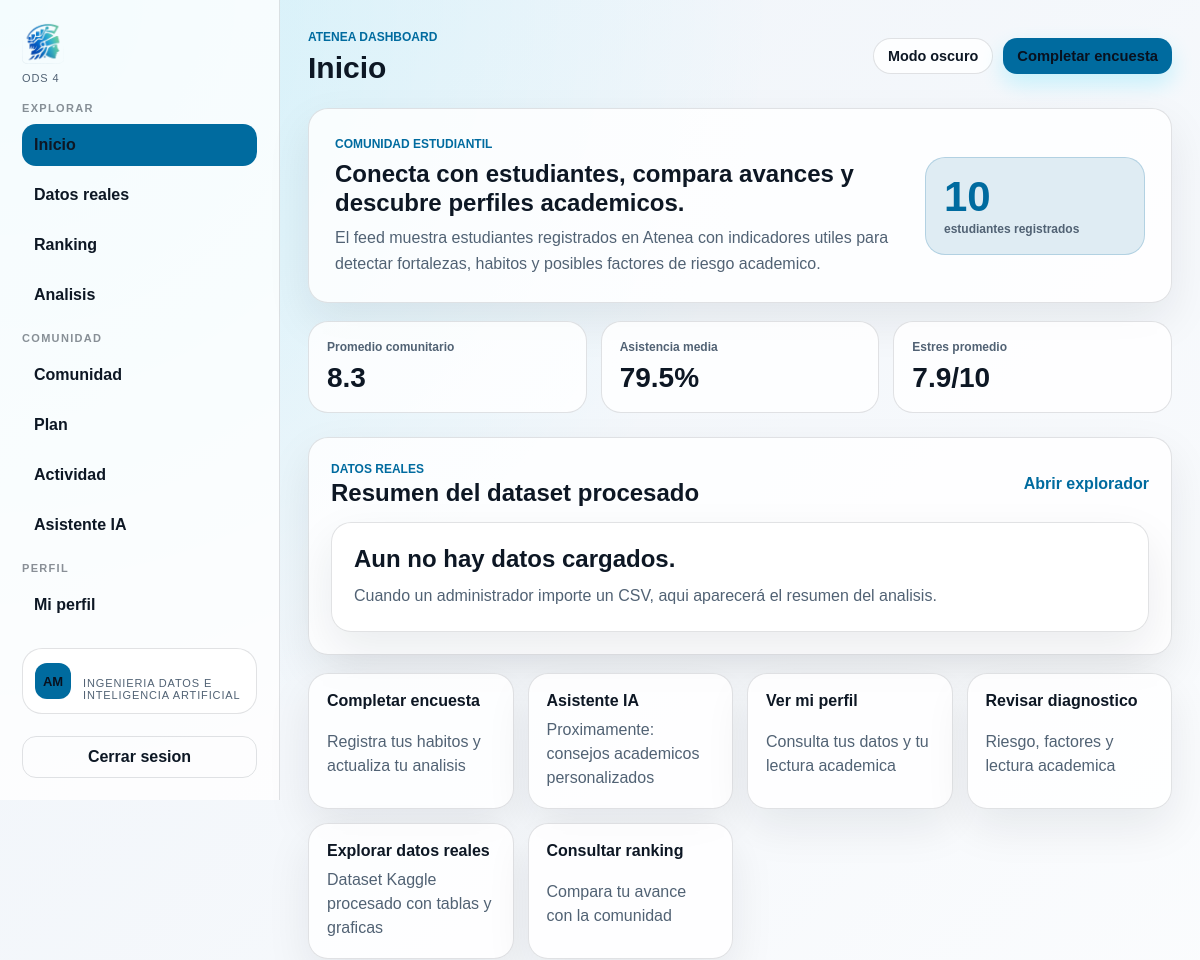
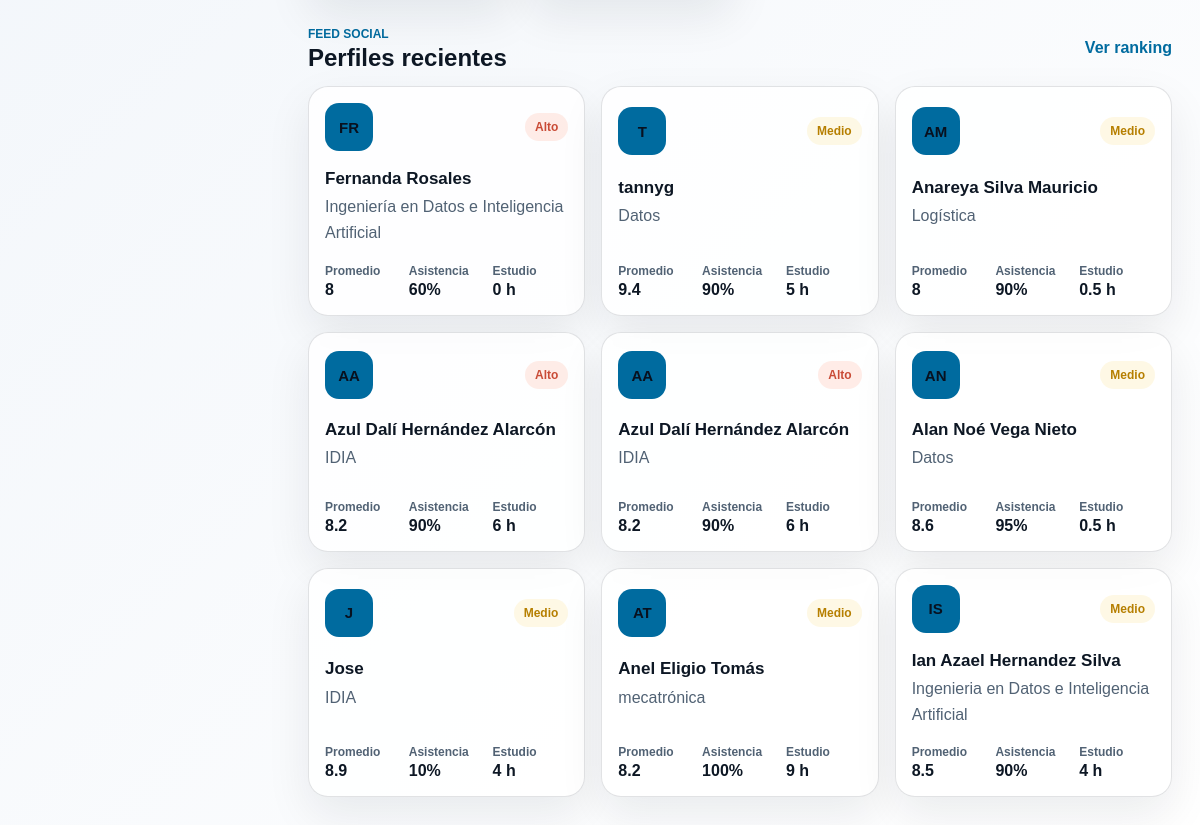
The app's page /PHP/dashboard.php (signed in), older data (2 pictures, top to bottom).
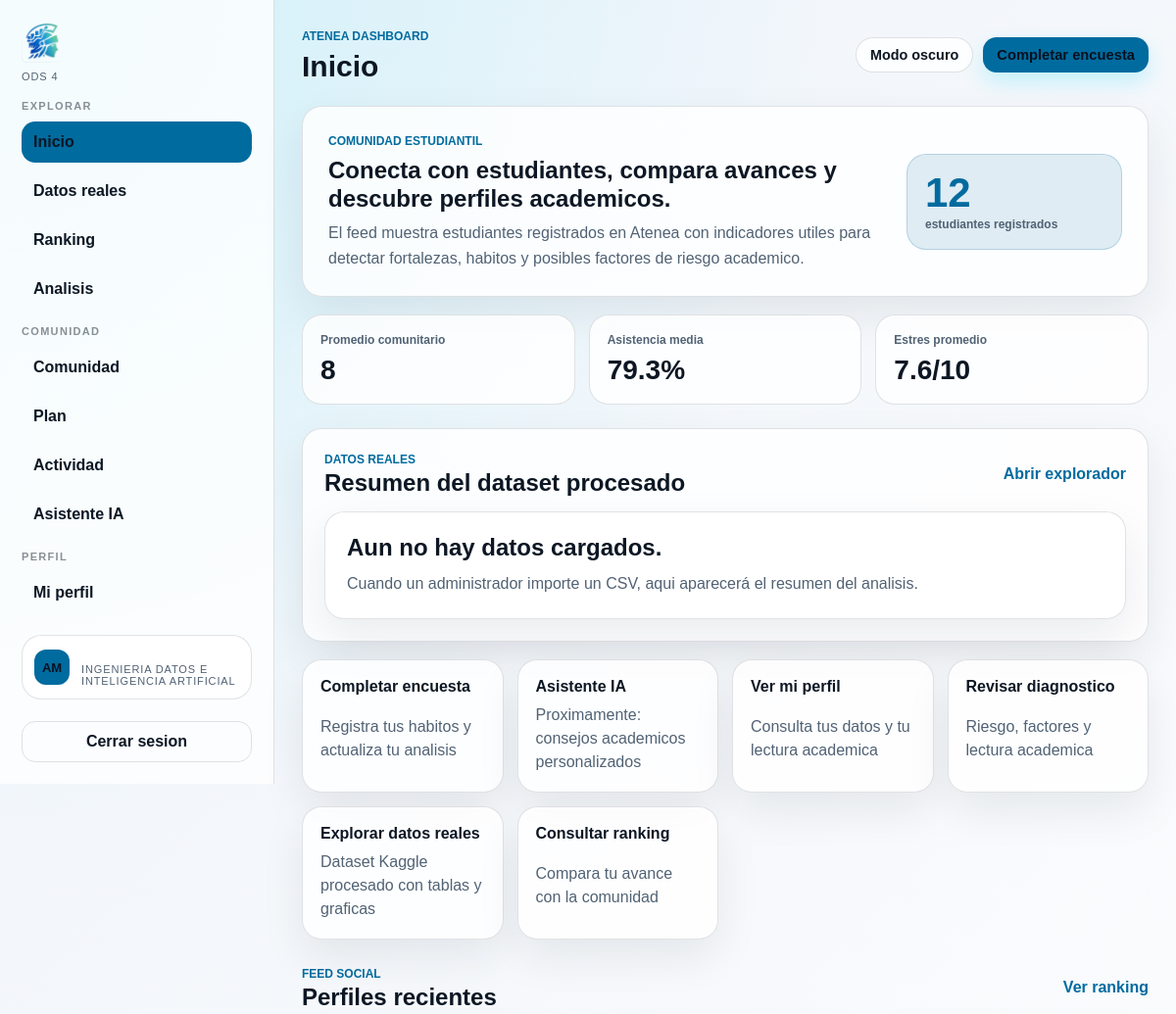
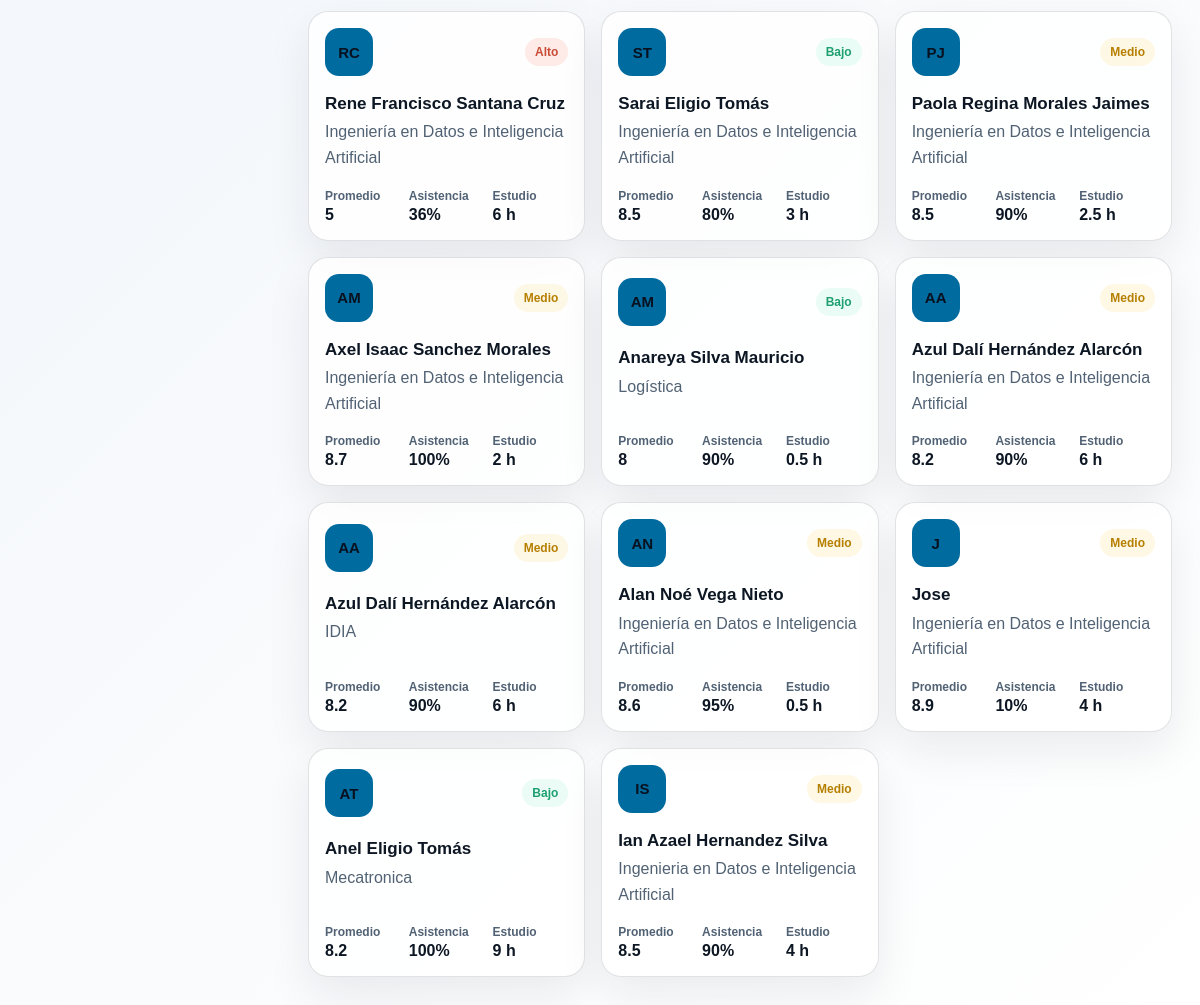
The same page, newer data (2 pictures, top to bottom).
### tables this page shows
CREATE TABLE `usuarios` (
  `id` int(11) NOT NULL,
  `nombre` varchar(100) NOT NULL,
  `correo` varchar(100) NOT NULL,
  `password` varchar(255) NOT NULL,
  `edad` int(11) DEFAULT NULL,
  `carrera` varchar(100) DEFAULT NULL,
  `fecha_registro` timestamp NOT NULL DEFAULT current_timestamp(),
  `rol` enum('usuario','admin') DEFAULT 'usuario',
  `estado` enum('activo','bloqueado') NOT NULL DEFAULT 'activo'
);

### PHP/dataset_service.php (called while the page is built, shortened)
<?php
function ateneaDatasetTableExists(mysqli $conn, string $table): bool
{
    $table = $conn->real_escape_string($table);
    $result = $conn->query("SHOW TABLES LIKE '{$table}'");
    return (bool) ($result && $result->num_rows > 0);
}
function ateneaDatasetColumnExists(mysqli $conn, string $table, string $column): bool
{
    if (!ateneaDatasetTableExists($conn, $table)) {
        return false;
    }
    $column = $conn->real_escape_string($column);
    $result = $conn->query("SHOW COLUMNS FROM `{$table}` LIKE '{$column}'");
    return (bool) ($result && $result->num_rows > 0);
}
function ateneaDatasetIndexExists(mysqli $conn, string $table, string $index): bool
{
    if (!ateneaDatasetTableExists($conn, $table)) {
        return false;
    }
    $index = $conn->real_escape_string($index);
    $result = $conn->query("SHOW INDEX FROM `{$table}` WHERE Key_name = '{$index}'");
    return (bool) ($result && $result->num_rows > 0);
}
function ateneaDatasetEnsureIndex(mysqli $conn, string $table, string $index, string $column): void
{
    if (!ateneaDatasetIndexExists($conn, $table, $index)) {
        $conn->query("ALTER TABLE `{$table}` ADD KEY `{$index}` (`{$column}`)");
    }
}
function ateneaDatasetEnsureSchema(mysqli $conn): void
{
    if (!ateneaDatasetTableExists($conn, "dataset_uploads")) {
        $conn->query("
            CREATE TABLE dataset_uploads (
                id int(11) NOT NULL AUTO_INCREMENT,
                nombre_original varchar(255) NOT NULL,
                archivo_guardado varchar(255) DEFAULT NULL,
                fuente varchar(100) DEFAULT 'Kaggle',
                filas_raw int(11) DEFAULT 0,
                filas_clean int(11) DEFAULT 0,
                estado enum('procesando','completado','error') NOT NULL DEFAULT 'procesando',
                mensaje text DEFAULT NULL,
                uploaded_by int(11) DEFAULT NULL,
                fecha_carga timestamp NOT NULL DEFAULT current_timestamp(),
                fecha_procesado datetime DEFAULT NULL,
                PRIMARY KEY (id),
                KEY uploaded_by (uploaded_by)
            ) ENGINE=InnoDB DEFAULT CHARSET=utf8mb4 COLLATE=utf8mb4_general_ci
        ");
    }
    if (!ateneaDatasetTableExists($conn, "dataset_estudiantes_raw")) {
        $conn->query("
            CREATE TABLE dataset_estudiantes_raw (
                id int(11) NOT NULL AUTO_INCREMENT,
                dataset_upload_id int(11) DEFAULT NULL,
                student_id varchar(20) DEFAULT NULL,
                age int(11) DEFAULT NULL,
                gender varchar(20) DEFAULT NULL,
                `class` int(11) DEFAULT NULL,
                study_hours_per_day decimal(4,2) DEFAULT NULL,
                attendance_percentage decimal(5,2) DEFAULT NULL,
                parental_education varchar(50) DEFAULT NULL,
                internet_access enum('Yes','No') DEFAULT NULL,
                extracurricular_activities enum('Yes','No') DEFAULT NULL,
                math_score int(11) DEFAULT NULL,
                science_score int(11) DEFAULT NULL,
                english_score int(11) DEFAULT NULL,
                previous_year_score decimal(5,2) DEFAULT NULL,
                final_percentage decimal(5,2) DEFAULT NULL,
                performance_level varchar(20) DEFAULT NULL,
                pass_fail varchar(10) DEFAULT NULL,
                fecha_carga timestamp NOT NULL DEFAULT current_timestamp(),
                PRIMARY KEY (id),
                KEY dataset_upload_id (dataset_upload_id)
            ) ENGINE=InnoDB DEFAULT CHARSET=utf8mb4 COLLATE=utf8mb4_general_ci
        ");
    }
    if (!ateneaDatasetTableExists($conn, "dataset_estudiantes_clean")) {
        $conn->query("
            CREATE TABLE dataset_estudiantes_clean (
                id int(11) NOT NULL AUTO_INCREMENT,
                dataset_upload_id int(11) DEFAULT NULL,
                student_id varchar(20) DEFAULT NULL,
                age int(11) DEFAULT NULL,
                gender varchar(20) DEFAULT NULL,
                `class` int(11) DEFAULT NULL,
                study_hours_per_day decimal(4,2) DEFAULT NULL,
                attendance_percentage decimal(5,2) DEFAULT NULL,
                parental_education varchar(50) DEFAULT NULL,
                internet_access tinyint(1) DEFAULT NULL,
                extracurricular_activities tinyint(1) DEFAULT NULL,
                math_score int(11) DEFAULT NULL,
                science_score int(11) DEFAULT NULL,
                english_score int(11) DEFAULT NULL,
                previous_year_score decimal(5,2) DEFAULT NULL,
                final_percentage decimal(5,2) DEFAULT NULL,
                performance_level varchar(20) DEFAULT NULL,
                pass_fail tinyint(1) DEFAULT NULL,
                promedio_materias decimal(5,2) DEFAULT NULL,
                fecha_procesado timestamp NOT NULL DEFAULT current_timestamp(),
                PRIMARY KEY (id),
                KEY dataset_upload_id (dataset_upload_id)
            ) ENGINE=InnoDB DEFAULT CHARSET=utf8mb4 COLLATE=utf8mb4_general_ci
        ");
    }
    if (!ateneaDatasetTableExists($conn, "dataset_analysis_results")) {
        $conn->query("
            CREATE TABLE dataset_analysis_results (
                id int(11) NOT NULL AUTO_INCREMENT,
                dataset_upload_id int(11) DEFAULT NULL,
                total_students int(11) DEFAULT NULL,
                promedio_general decimal(5,2) DEFAULT NULL,
                porcentaje_aprobados decimal(5,2) DEFAULT NULL,
                porcentaje_reprobados decimal(5,2) DEFAULT NULL,
                promedio_matematicas decimal(5,2) DEFAULT NULL,
                promedio_ciencias decimal(5,2) DEFAULT NULL,
                promedio_ingles decimal(5,2) DEFAULT NULL,
                correlacion_estudio_desempeno decimal(6,4) DEFAULT NULL,
                correlacion_asistencia_desempeno decimal(6,4) DEFAULT NULL,
                fecha_analisis timestamp NOT NULL DEFAULT current_timestamp(),
                PRIMARY KEY (id),
                KEY dataset_upload_id (dataset_upload_id)
            ) ENGINE=InnoDB DEFAULT CHARSET=utf8mb4 COLLATE=utf8mb4_general_ci
        ");
    }
    foreach (["dataset_estudiantes_raw", "dataset_estudiantes_clean", "dataset_analysis_results"] as $table) {
        if (!ateneaDatasetColumnExists($conn, $table, "dataset_upload_id")) {
            $conn->query("ALTER TABLE `{$table}` ADD COLUMN dataset_upload_id int(11) DEFAULT NULL AFTER id");
        }
        ateneaDatasetEnsureIndex($conn, $table, "dataset_upload_id", "dataset_upload_id");
    }
    if (!ateneaDatasetColumnExists($conn, "dataset_estudiantes_clean", "class")) {
        $conn->query("ALTER TABLE `dataset_estudiantes_clean` ADD COLUMN `class` int(11) DEFAULT NULL AFTER gender");
    }
}
function ateneaDatasetFetchAll(mysqli $conn, string $sql, string $types = "", array $params = []): array
{
    $stmt = $conn->prepare($sql);
    $stmt->execute();
    $result = $stmt->get_result();
    $rows = [];
    return $rows;
}
function ateneaDatasetFetchOne(mysqli $conn, string $sql, string $types = "", array $params = []): ?array
{
    $rows = ateneaDatasetFetchAll($conn, $sql, $types, $params);
    return $rows[0] ?? null;
}
function ateneaDatasetCurrentUpload(mysqli $conn, ?int $uploadId = null): ?array
{
    ateneaDatasetEnsureSchema($conn);
    return ateneaDatasetFetchOne($conn, "
        SELECT
            u.*,
            a.total_students,
            a.promedio_general,
            a.porcentaje_aprobados,
            a.porcentaje_reprobados,
            a.promedio_matematicas,
            a.promedio_ciencias,
            a.promedio_ingles,
            a.correlacion_estudio_desempeno,
            a.correlacion_asistencia_desempeno,
            a.fecha_analisis
        FROM dataset_uploads u
        LEFT JOIN dataset_analysis_results a ON a.dataset_upload_id = u.id
        WHERE u.estado = 'completado'
        ORDER BY u.fecha_carga DESC
        LIMIT 1
    ");
}

### VIEWS/home.php (the view, shortened to what the rows shown need)
<?php
$students = [];
$latestDataset = ateneaDatasetCurrentUpload($conn);
$datasetPreview = $latestDataset ? [
    "registros" => (int) ($latestDataset["total_students"] ?? $latestDataset["filas_clean"] ?? 0),
    "aprobados" => (float) ($latestDataset["porcentaje_aprobados"] ?? 0),
    "promedio" => (float) ($latestDataset["promedio_general"] ?? 0),
    "correlacion" => (float) ($latestDataset["correlacion_estudio_desempeno"] ?? 0),
] : [
    "registros" => 0,
    "aprobados" => null,
    "promedio" => null,
    "correlacion" => null,
];
$sql = "
    SELECT
        u.id,
        u.nombre,
        u.carrera,
        u.fecha_registro,
        e.promedio,
        e.asistencia,
        e.horas_estudio,
        e.nivel_estres,
        e.materias_reprobadas,
        e.desmotivacion,
        e.fecha_encuesta,
        r.nivel_riesgo,
        r.puntuacion_riesgo
    FROM usuarios u
    LEFT JOIN (
        SELECT e1.*
        FROM encuestas e1
        INNER JOIN (
            SELECT usuario_id, MAX(id) AS latest_id
            FROM encuestas
            WHERE usuario_id IS NOT NULL
            GROUP BY usuario_id
        ) latest ON latest.latest_id = e1.id
    ) e ON e.usuario_id = u.id
    LEFT JOIN resultados r ON r.encuesta_id = e.id
    WHERE u.id <> ?
    ORDER BY COALESCE(e.fecha_encuesta, u.fecha_registro) DESC
    LIMIT 24
";
$stmt = $conn->prepare($sql);
if ($stmt) {
    $stmt->bind_param("i", $userId);
    $stmt->execute();
    $result = $stmt->get_result();
    while ($row = $result->fetch_assoc()) {
        $students[] = $row;
    }
}
?>
<section class="hero-panel">
    <div>
        <h2>Conecta con estudiantes, compara avances y descubre perfiles academicos.</h2>
    </div>
</section>
<section class="dataset-preview-panel">
    <div class="section-head compact">
        <div>
            <h2>Resumen del dataset procesado</h2>
        </div>
    </div>
    <?php if ($latestDataset): ?>
        <div class="dataset-preview-grid">
            <article class="dataset-preview-card">
                <small>Registros limpios</small>
                <strong><?= metricValue($datasetPreview["registros"], "", "0") ?></strong>
                <span><?= h($latestDataset["nombre_original"] ?? "Dataset actual") ?></span>
            </article>
            <article class="dataset-preview-card">
                <small>Promedio general</small>
                <strong><?= metricValue($datasetPreview["promedio"]) ?></strong>
                <span>Lectura sintetica del rendimiento</span>
            </article>
            <article class="dataset-preview-card">
                <small>Aprobacion</small>
                <strong><?= metricValue($datasetPreview["aprobados"], "%") ?></strong>
                <span>Estimacion de estudiantes aprobados</span>
            </article>
            <article class="dataset-preview-card">
                <small>Estudio vs desempeno</small>
                <strong><?= h(number_format((float) ($datasetPreview["correlacion"] ?? 0), 4, ".", "")) ?></strong>
                <span>Relacion lineal entre habitos y resultado</span>
            </article>
        </div>
    <?php else: ?>
        <div class="empty-state">
            <h2>Aun no hay datos cargados.</h2>
        </div>
    <?php endif; ?>
</section>
<section class="section-head">
    <div>
        <h2>Perfiles recientes</h2>
    </div>
</section>
<?php if (count($students) > 0): ?>
    <section class="feed-grid">
        <?php foreach ($students as $student): ?>
            <?php $riskLevel = $student["nivel_riesgo"] ?? null; ?>
            <a class="student-card" href="dashboard.php?v=profile&id=<?= (int) $student["id"] ?>">
                <div class="student-card__top">
                    <div class="avatar"><?= h(initials($student["nombre"])) ?></div>
                    <span class="risk-pill <?= h(riskBadgeClass($riskLevel)) ?>"><?= h(riskBadgeText($riskLevel)) ?></span>
                </div>
                <div class="student-card__body">
                    <h3><?= h($student["nombre"]) ?></h3>
                    <p><?= h($student["carrera"] ?: "Carrera no registrada") ?></p>
                </div>
                <div class="student-metrics">
                    <span>
                        <small>Promedio</small>
                        <strong><?= metricValue($student["promedio"]) ?></strong>
                    </span>
                    <span>
                        <small>Asistencia</small>
                        <strong><?= metricValue($student["asistencia"], "%") ?></strong>
                    </span>
                    <span>
                        <small>Estudio</small>
                        <strong><?= metricValue($student["horas_estudio"], " h") ?></strong>
                    </span>
                </div>
            </a>
        <?php endforeach; ?>
    </section>
<?php endif; ?>

### PHP/dashboard.php (shortened to what the rows shown need)
<?php
require_once("conexion.php");
require_once("dataset_service.php");
$view = $_GET["v"] ?? "home";
$userId = (int) $_SESSION["usuario_id"];
$currentUser = [
    "nombre" => $_SESSION["usuario_nombre"] ?? "Estudiante",
    "correo" => $_SESSION["usuario_correo"] ?? "",
    "carrera" => "Atenea",
];
$stmt = $conn->prepare("SELECT nombre, correo, carrera FROM usuarios WHERE id = ? LIMIT 1");
if ($stmt) {
    $stmt->bind_param("i", $userId);
    $stmt->execute();
    $result = $stmt->get_result();
    if ($result && $result->num_rows === 1) {
        $currentUser = $result->fetch_assoc();
    }
}
function h($value): string
{
    return htmlspecialchars((string) ($value ?? ""), ENT_QUOTES, "UTF-8");
}
function initials(?string $name): string
{
    $name = trim((string) $name);
    $parts = preg_split('/\s+/', $name);
    $first = function_exists("mb_substr") ? mb_substr($parts[0], 0, 1, "UTF-8") : substr($parts[0], 0, 1);
    $lastPart = end($parts);
    $second = count($parts) > 1
        ? (function_exists("mb_substr") ? mb_substr($lastPart, 0, 1, "UTF-8") : substr($lastPart, 0, 1))
        : "";
    return function_exists("mb_strtoupper") ? mb_strtoupper($first . $second, "UTF-8") : strtoupper($first . $second);
}
function metricValue($value, string $suffix = "", string $empty = "Sin dato"): string
{
    if (is_numeric($value)) {
        $value = rtrim(rtrim(number_format((float) $value, 1, ".", ""), "0"), ".");
    }
    return h($value . $suffix);
}
function riskBadgeClass(?string $level): string
{
    return match ($level) {
        "Alto" => "risk-alto",
        "Medio" => "risk-medio",
        "Bajo" => "risk-bajo",
        default => "risk-neutral",
    };
}
function riskBadgeText(?string $level): string
{
    return in_array($level, ["Alto", "Medio", "Bajo"], true) ? $level : "Sin datos";
}
$labels = [
    "home" => "Inicio",
    "profile" => "Perfil",
    "ranking" => "Ranking",
    "analysis" => "Analisis",
    "data" => "Datos reales",
    "plan" => "Plan",
    "community" => "Comunidad",
    "activity" => "Actividad",
    "assistant" => "Asistente IA",
];
?>
<!DOCTYPE html>
<html lang="es">
<head>
    <link rel="stylesheet" href="../CSS/dashboard.css">
</head>
<body>
    <div class="dashboard-shell">
        <aside class="sidebar" id="dashboardSidebar">
            <div class="sidebar-card">
                <div class="mini-avatar"><?= h(initials($currentUser["nombre"] ?? "")) ?></div>
                <div>
                    <strong><?= h($currentUser["nombre"] ?? "Estudiante") ?></strong>
                    <small><?= h($currentUser["carrera"] ?? "Atenea") ?></small>
                </div>
            </div>
        </aside>
        <main class="main">
            <header class="topbar">
                <div>
                    <h1><?= h($labels[$view]) ?></h1>
                </div>
            </header>
            <?php
            switch ($view) {
                case "home":
                    include "../VIEWS/home.php";
                    break;
            }
            ?>
        </main>
    </div>
</body>
</html>

Row changes from the older to the newer data that the page shows:
removed usuarios: nombre "FR", riskLevel "Alto", nombre "Fernanda Rosales", carrera "Ingeniería en Datos e Inteligencia Artificial", promedio "8", asistencia "60%", horas_estudio "0 h"
removed usuarios: nombre "T", riskLevel "Medio", nombre "tannyg", carrera "Datos", promedio "9.4", asistencia "90%", horas_estudio "5 h"
added usuarios: nombre "RC", riskLevel "Alto", nombre "Rene Francisco Santana Cruz", carrera "Ingeniería en Datos e Inteligencia Artificial", promedio "5", asistencia "36%", horas_estudio "6 h"
added usuarios: nombre "ST", riskLevel "Bajo", nombre "Sarai Eligio Tomás", carrera "Ingeniería en Datos e Inteligencia Artificial", promedio "8.5", asistencia "80%", horas_estudio "3 h"
added usuarios: nombre "PJ", riskLevel "Medio", nombre "Paola Regina Morales Jaimes", carrera "Ingeniería en Datos e Inteligencia Artificial", promedio "8.5", asistencia "90%", horas_estudio "2.5 h"
added usuarios: nombre "AM", riskLevel "Medio", nombre "Axel Isaac Sanchez Morales", carrera "Ingeniería en Datos e Inteligencia Artificial", promedio "8.7", asistencia "100%", horas_estudio "2 h"
computed for usuarios "Anareya Silva Mauricio": riskLevel "Medio" → "Bajo"
changed usuarios (number 7 of 12 on the later page): riskLevel "Alto" → "Medio"; carrera "IDIA" → "Ingeniería en Datos e Inteligencia Artificial"
computed for usuarios "IDIA": riskLevel "Alto" → "Medio"
changed usuarios "Alan Noé Vega Nieto": carrera "Datos" → "Ingeniería en Datos e Inteligencia Artificial"
changed usuarios "Jose": carrera "IDIA" → "Ingeniería en Datos e Inteligencia Artificial"
changed usuarios "Anel Eligio Tomás": riskLevel "Medio" → "Bajo"; carrera "mecatrónica" → "Mecatronica"
Text that changed along with them:
metricValue($community["total"], "", "0"): "10" → "12"
metricValue($community["avg_promedio"]): "8.3" → "8"
metricValue($community["avg_asistencia"], "%"): "79.5%" → "79.3%"
metricValue($community["avg_estres"], "/10"): "7.9/10" → "7.6/10"
